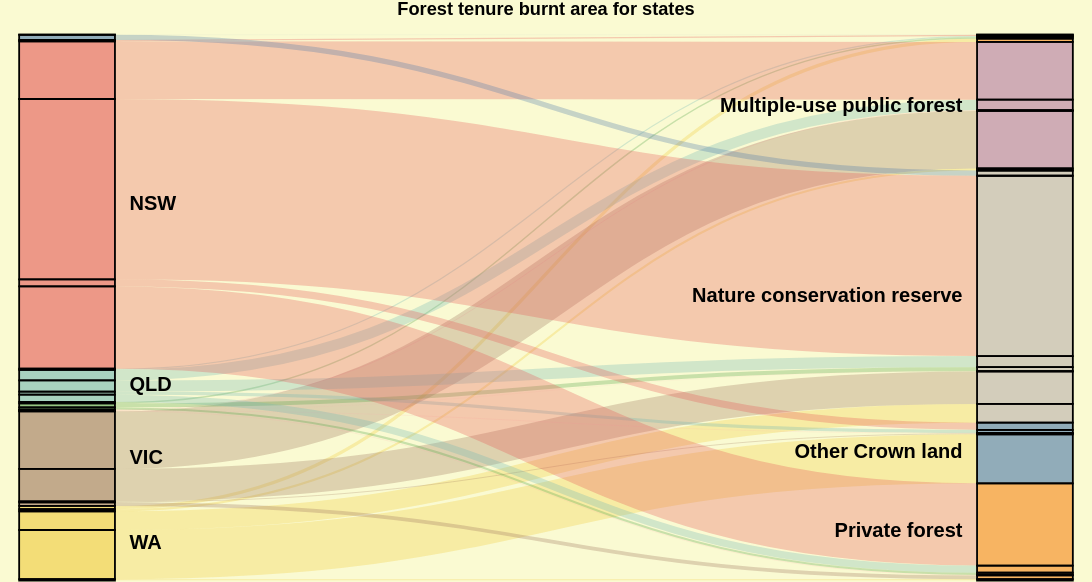

Write the Vega-Lite specification saved for this chart.
### Vega specification from a JSON file in a GitHub repository (floating-point values rounded to 4 significant figures)
{"$schema": "https://vega.github.io/schema/vega/v5.2.json", "title": {"text": "Forest tenure burnt area for states", "anchor": "middle", "fontSize": 10}, "height": 300, "width": 600, "data": [{"name": "rawData", "values": [{"key": {"states": "ACT", "forest_tenure": "Leasehold"}, "fire_area": 3}, {"key": {"states": "NSW", "forest_tenure": "Leasehold"}, "fire_area": 19}, {"key": {"states": "QLD", "forest_tenure": "Leasehold"}, "fire_area": 18}, {"key": {"states": "SA", "forest_tenure": "Leasehold"}, "fire_area": 22}, {"key": {"states": "WA", "forest_tenure": "Leasehold"}, "fire_area": 50}, {"key": {"states": "NSW", "forest_tenure": "Multiple-use public forest"}, "fire_area": 880}, {"key": {"states": "QLD", "forest_tenure": "Multiple-use public forest"}, "fire_area": 162}, {"key": {"states": "TAS", "forest_tenure": "Multiple-use public forest"}, "fire_area": 10}, {"key": {"states": "VIC", "forest_tenure": "Multiple-use public forest"}, "fire_area": 878}, {"key": {"states": "WA", "forest_tenure": "Multiple-use public forest"}, "fire_area": 31}, {"key": {"states": "ACT", "forest_tenure": "Nature conservation reserve"}, "fire_area": 80}, {"key": {"states": "NSW", "forest_tenure": "Nature conservation reserve"}, "fire_area": 2750}, {"key": {"states": "QLD", "forest_tenure": "Nature conservation reserve"}, "fire_area": 169}, {"key": {"states": "SA", "forest_tenure": "Nature conservation reserve"}, "fire_area": 62}, {"key": {"states": "TAS", "forest_tenure": "Nature conservation reserve"}, "fire_area": 3}, {"key": {"states": "VIC", "forest_tenure": "Nature conservation reserve"}, "fire_area": 496}, {"key": {"states": "WA", "forest_tenure": "Nature conservation reserve"}, "fire_area": 286}, {"key": {"states": "NSW", "forest_tenure": "Other Crown land"}, "fire_area": 109}, {"key": {"states": "QLD", "forest_tenure": "Other Crown land"}, "fire_area": 48}, {"key": {"states": "TAS", "forest_tenure": "Other Crown land"}, "fire_area": 6}, {"key": {"states": "VIC", "forest_tenure": "Other Crown land"}, "fire_area": 13}, {"key": {"states": "WA", "forest_tenure": "Other Crown land"}, "fire_area": 749}, {"key": {"states": "NSW", "forest_tenure": "Private forest"}, "fire_area": 1254}, {"key": {"states": "QLD", "forest_tenure": "Private forest"}, "fire_area": 110}, {"key": {"states": "SA", "forest_tenure": "Private forest"}, "fire_area": 33}, {"key": {"states": "TAS", "forest_tenure": "Private forest"}, "fire_area": 7}, {"key": {"states": "VIC", "forest_tenure": "Private forest"}, "fire_area": 57}, {"key": {"states": "WA", "forest_tenure": "Private forest"}, "fire_area": 22}], "transform": [{"type": "formula", "expr": "datum.key.states", "as": "states"}, {"type": "formula", "expr": "datum.key.forest_tenure", "as": "forest_tenure"}, {"type": "formula", "expr": "datum.fire_area", "as": "size"}]}, {"name": "nodes", "source": "rawData", "transform": [{"type": "filter", "expr": "!groupSelector || groupSelector.states == datum.states || groupSelector.forest_tenure == datum.forest_tenure"}, {"type": "formula", "expr": "datum.states+datum.forest_tenure", "as": "key"}, {"type": "fold", "fields": ["states", "forest_tenure"], "as": ["stack", "grpId"]}, {"type": "formula", "expr": "datum.stack == 'states' ? datum.states+' '+datum.forest_tenure : datum.forest_tenure+' '+datum.states", "as": "sortField"}, {"type": "stack", "groupby": ["stack"], "sort": {"field": "sortField", "order": "descending"}, "field": "size"}, {"type": "formula", "expr": "(datum.y0+datum.y1)/2", "as": "yc"}]}, {"name": "groups", "source": "nodes", "transform": [{"type": "aggregate", "groupby": ["stack", "grpId"], "fields": ["size"], "ops": ["sum"], "as": ["total"]}, {"type": "stack", "groupby": ["stack"], "sort": {"field": "grpId", "order": "descending"}, "field": "total"}, {"type": "formula", "expr": "scale('y', datum.y0)", "as": "scaledY0"}, {"type": "formula", "expr": "scale('y', datum.y1)", "as": "scaledY1"}, {"type": "formula", "expr": "datum.stack == 'states'", "as": "rightLabel"}, {"type": "formula", "expr": "datum.total/domain('y')[1]", "as": "percentage"}]}, {"name": "destinationNodes", "source": "nodes", "transform": [{"type": "filter", "expr": "datum.stack == 'forest_tenure'"}]}, {"name": "edges", "source": "nodes", "transform": [{"type": "filter", "expr": "datum.stack == 'states'"}, {"type": "lookup", "from": "destinationNodes", "key": "key", "fields": ["key"], "as": ["target"]}, {"type": "linkpath", "orient": "horizontal", "shape": "diagonal", "sourceY": {"expr": "scale('y', datum.yc)"}, "sourceX": {"expr": "scale('x', 'states') + bandwidth('x')"}, "targetY": {"expr": "scale('y', datum.target.yc)"}, "targetX": {"expr": "scale('x', 'forest_tenure')"}}, {"type": "formula", "expr": "range('y')[0]-scale('y', datum.size)", "as": "strokeWidth"}, {"type": "formula", "expr": "datum.size/domain('y')[1]", "as": "percentage"}]}], "scales": [{"name": "x", "type": "band", "range": "width", "domain": ["states", "forest_tenure"], "paddingOuter": 0.02, "paddingInner": 0.9}, {"name": "y", "type": "linear", "range": "height", "domain": {"data": "nodes", "field": "y1"}}, {"name": "color", "type": "ordinal", "range": "category", "domain": {"data": "nodes", "field": "grpId"}}, {"name": "stackNames", "type": "ordinal", "range": ["Source", "Destination"], "domain": ["states", "forest_tenure"]}], "marks": [{"type": "path", "name": "edgeMark", "from": {"data": "edges"}, "clip": true, "encode": {"update": {"stroke": [{"test": "groupSelector && groupSelector.stack=='states'", "scale": "color", "field": "forest_tenure"}, {"scale": "color", "field": "states"}], "strokeWidth": {"field": "strokeWidth"}, "path": {"field": "path"}, "strokeOpacity": {"signal": "!groupSelector && (groupHover.states == datum.states || groupHover.forest_tenure == datum.forest_tenure) ? 0.9 : 0.3"}, "zindex": {"signal": "!groupSelector && (groupHover.states == datum.states || groupHover.forest_tenure == datum.forest_tenure) ? 1 : 0"}, "tooltip": {"signal": "'States: ' + datum.states + '  &  ' + 'Forest tenure: ' + datum.forest_tenure + '  &  ' + 'Burnt: ' + format(datum.size, ',.0f') + ' hectares'"}}, "hover": {"strokeOpacity": {"value": 1}}}}, {"type": "rect", "name": "groupMark", "from": {"data": "groups"}, "encode": {"enter": {"fill": {"scale": "color", "field": "grpId"}, "width": {"scale": "x", "band": 1}}, "update": {"x": {"scale": "x", "field": "stack"}, "y": {"field": "scaledY0"}, "y2": {"field": "scaledY1"}, "fillOpacity": {"value": 0.6}, "tooltip": {"signal": "datum.grpId + '   ' + format(datum.total, ',.0f') + '   (' + format(datum.percentage, '.1%') + ')'"}}, "hover": {"fillOpacity": {"value": 1}}}}, {"type": "text", "from": {"data": "groups"}, "interactive": false, "encode": {"update": {"x": {"signal": "scale('x', datum.stack) + (datum.rightLabel ? bandwidth('x') + 8 : -8)"}, "yc": {"signal": "(datum.scaledY0 + datum.scaledY1)/2"}, "align": {"signal": "datum.rightLabel ? 'left' : 'right'"}, "baseline": {"value": "middle"}, "fontWeight": {"value": "bold"}, "text": {"signal": "abs(datum.scaledY0-datum.scaledY1) > 13 ? datum.grpId : ''"}}}}, {"type": "group", "data": [{"name": "dataForShowAll", "values": [{}], "transform": [{"type": "filter", "expr": "groupSelector"}]}], "encode": {"enter": {"xc": {"signal": "width/2"}, "y": {"value": 30}, "width": {"value": 80}, "height": {"value": 30}}}, "marks": [{"type": "group", "name": "groupReset", "from": {"data": "dataForShowAll"}, "encode": {"enter": {"cornerRadius": {"value": 6}, "fill": {"value": "#f5f5f5"}, "stroke": {"value": "#c1c1c1"}, "strokeWidth": {"value": 2}, "height": {"field": {"group": "height"}}, "width": {"field": {"group": "width"}}}, "update": {"opacity": {"value": 1}}, "hover": {"opacity": {"value": 0.7}}}, "marks": [{"type": "text", "interactive": false, "encode": {"enter": {"xc": {"field": {"group": "width"}, "mult": 0.5}, "yc": {"field": {"group": "height"}, "mult": 0.5, "offset": 2}, "align": {"value": "center"}, "baseline": {"value": "middle"}, "fontWeight": {"value": "bold"}, "text": {"value": "Show All"}}}}]}]}, {"type": "rect", "from": {"data": "nodes"}, "encode": {"enter": {"stroke": {"value": "#000"}, "strokeWidth": {"value": 1}, "width": {"scale": "x", "band": 1}, "x": {"scale": "x", "field": "stack"}, "y": {"field": "y0", "scale": "y"}, "y2": {"field": "y1", "scale": "y"}}}}], "signals": [{"name": "groupHover", "value": {}, "on": [{"events": "@groupMark:mouseover", "update": "{states:datum.stack=='states' && datum.grpId, forest_tenure:datum.stack=='forest_tenure' && datum.grpId}"}, {"events": "mouseout", "update": "{}"}]}, {"name": "groupSelector", "value": false, "on": [{"events": "@groupMark:click!", "update": "{stack:datum.stack, states:datum.stack=='states' && datum.grpId, forest_tenure:datum.stack=='forest_tenure' && datum.grpId}"}, {"events": [{"type": "click", "markname": "groupReset"}, {"type": "dblclick"}], "update": "false"}]}], "config": {"background": "lightgoldenrodyellow"}}
